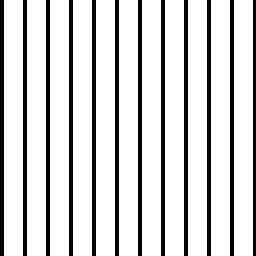

Python code for this plot:
from PIL import Image, ImageDraw

SIZE = 256
UNIT = SIZE // 11

image = Image.new("L", (SIZE, SIZE))
d = ImageDraw.Draw(image)

for x in range(SIZE):
    is_white_pillar = x % UNIT > UNIT/6
    for y in range(SIZE):
        d.point((x,y), is_white_pillar * 255)

image.save('./stripe.jpg')
